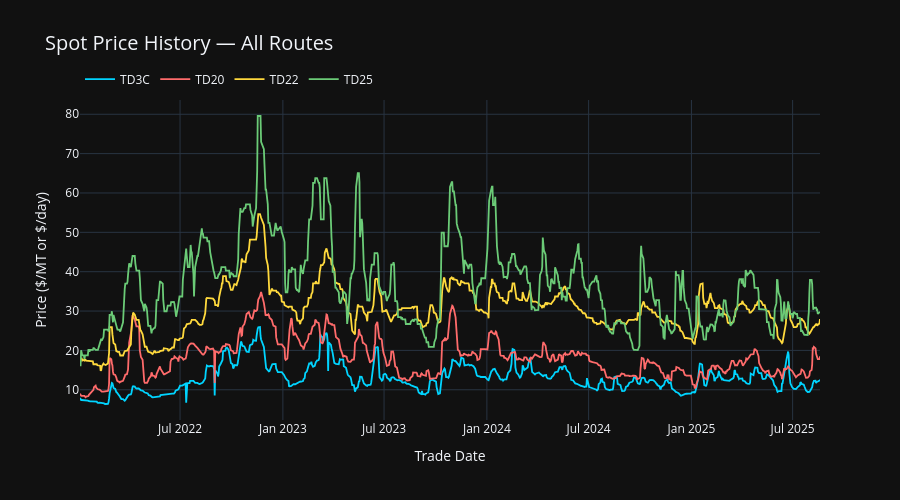

Source (notebook cell):
### Markdown cell above
---
## 2 · Spot Price History

### Code cell
COLORS = {
    'TD3C': '#00D4FF',
    'TD20': '#FF6B6B',
    'TD22': '#FFD93D',
    'TD25': '#6BCB77',
}

spot_daily = (
    spot.groupby(['date', 'instrument'])
    [['price', 'ws']]
    .mean()
    .reset_index()
)

fig = go.Figure()
for inst in ['TD3C', 'TD20', 'TD22', 'TD25']:
    d = spot_daily[spot_daily['instrument'] == inst]
    fig.add_trace(go.Scatter(
        x=d['date'], y=d['price'],
        name=inst, mode='lines',
        line=dict(color=COLORS[inst], width=1.8),
        hovertemplate='%{x|%b %d %Y}<br>Price: <b>%{y:.2f}</b><extra>' + inst + '</extra>'
    ))

fig.update_layout(
    title=dict(text='Spot Price History — All Routes', font=dict(size=20)),
    xaxis_title='Trade Date',
    yaxis_title='Price ($/MT or $/day)',
    hovermode='x unified',
    height=500,
    legend=dict(orientation='h', yanchor='bottom', y=1.02, xanchor='left', x=0)
)
fig.show()

### Figure 1 — Plotly figure (JSON) as saved in the notebook; plotly's stock layout.template omitted (floating-point values rounded to 4 significant figures; data arrays with more than 128 entries replaced by an {"elided": "..."} marker saying what was removed)
{"data": [{"hovertemplate": "%{x|%b %d %Y}<br>Price: <b>%{y:.2f}</b><extra>TD3C</extra>", "line": {"color": "#00D4FF", "width": 1.8}, "mode": "lines", "name": "TD3C", "type": "scatter", "x": {"elided": "895 str values"}, "y": {"elided": "895 float values"}}, {"hovertemplate": "%{x|%b %d %Y}<br>Price: <b>%{y:.2f}</b><extra>TD20</extra>", "line": {"color": "#FF6B6B", "width": 1.8}, "mode": "lines", "name": "TD20", "type": "scatter", "x": {"elided": "895 str values"}, "y": {"elided": "895 float values"}}, {"hovertemplate": "%{x|%b %d %Y}<br>Price: <b>%{y:.2f}</b><extra>TD22</extra>", "line": {"color": "#FFD93D", "width": 1.8}, "mode": "lines", "name": "TD22", "type": "scatter", "x": {"elided": "895 str values"}, "y": {"elided": "895 float values"}}, {"hovertemplate": "%{x|%b %d %Y}<br>Price: <b>%{y:.2f}</b><extra>TD25</extra>", "line": {"color": "#6BCB77", "width": 1.8}, "mode": "lines", "name": "TD25", "type": "scatter", "x": {"elided": "895 str values"}, "y": {"elided": "895 float values"}}], "layout": {"height": 500, "hovermode": "x unified", "legend": {"orientation": "h", "x": 0, "xanchor": "left", "y": 1.02, "yanchor": "bottom"}, "title": {"font": {"size": 20}, "text": "Spot Price History — All Routes"}, "xaxis": {"title": {"text": "Trade Date"}}, "yaxis": {"title": {"text": "Price ($/MT or $/day)"}}}}
